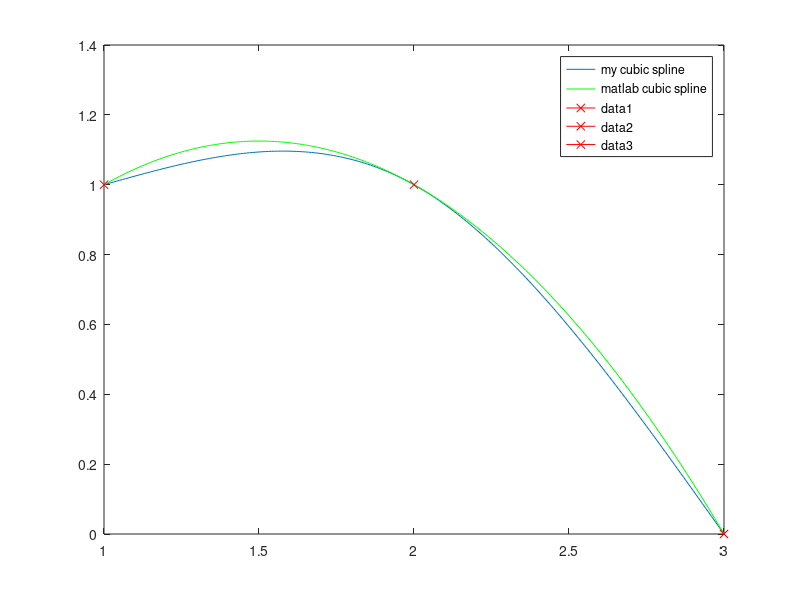

Write the MATLAB code that produced this figure.
function [yy] = mySpline()

x=1:.01:3;

s0 = (x >= 1 & x <= 2) .* (1+.25.*(x-1) -.25.*(x-1).^3);
s1 = (x > 2 & x <= 3) .* (1-.5.*(x-2) -.75.*(x-2).^2 +.25.*(x-2).^3);

sTot = s0+s1;
plot(x, sTot); hold on;

yy = spline([1,2,3], [1,1,0], 1:.01:3);

plot(x,yy, '-g');

legend('my cubic spline', 'matlab cubic spline');

plot(1,1, 'x -r');
plot(2,1, 'x -r');
plot(3,0, 'x -r');
